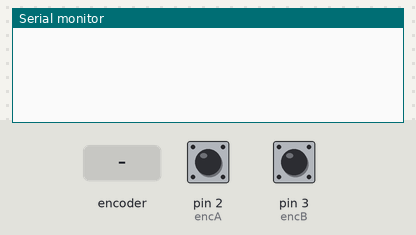
Recording of a sketch running on a simulated Arduino Uno, built with avr-gcc and run on an emulated ATmega328P. Parts: the last lines printed to the serial monitor. The test bench sets the inputs (shaded band); at power-on: pin 2 (encA) HIGH, pin 3 (encB) HIGH.

Above: at 1.2 s.
1.3 s: rotary encoder on pin 2 (encA) / pin 3 (encB) turned 1 step (first pin leading)
At 1.9 s:
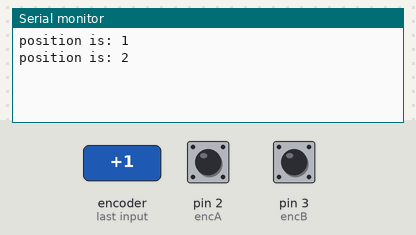
3.0 s: rotary encoder on pin 2 (encA) / pin 3 (encB) turned 1 step (first pin leading)
At 4.4 s:
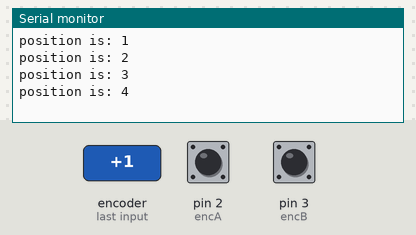
Timing chart, 0 to 6.0 s (numbered marks = the images above; inputs shaded):
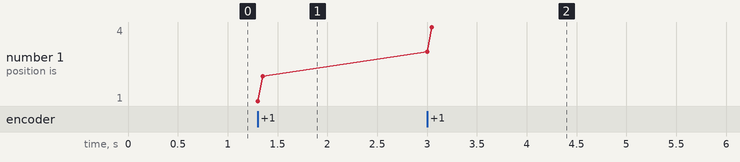

Measured:
- after the input at 1.3 s, the serial monitor: prints a new line at once (image 1)
- after the input at 3.0 s, the serial monitor: prints a new line at once (image 2)
- plotted number 1: 2 → 4 after the input at 3.0 s

The sketch:

encoder_print.ino
```cpp
// encoder pins

const int encA = 2;

const int encB = 3;

// Globals

//volatile unsigned long enc_l = 0;

//volatile unsigned long enc_r = 0;


int counter=0;
int astate;
int alaststate;

void setup() {
  // put your setup code here, to run once:

  // Set up pins

  pinMode(encA, INPUT); //CLK
  digitalWrite(encA,HIGH);
  pinMode(encB, INPUT);  //DT
  digitalWrite(encB,HIGH);


  // Set up interrupts

  //attachInterrupt(digitalPinToInterrupt(encA), count, CHANGE);

  //attachInterrupt(digitalPinToInterrupt(enc_right), countRight, CHANGE);

  Serial.begin(9600);
  alaststate=digitalRead(encA);


}

void loop() {
  // put your main code here, to run repeatedly:

  astate=digitalRead(encA);
  if(astate!=alaststate)
  {
    if(digitalRead(encB)!=astate)
      {counter++;
      }
    else
    {
      counter--;
    }

  Serial.print("position is: ");
  Serial.println(counter);
  }
  alaststate=astate;
}
```
